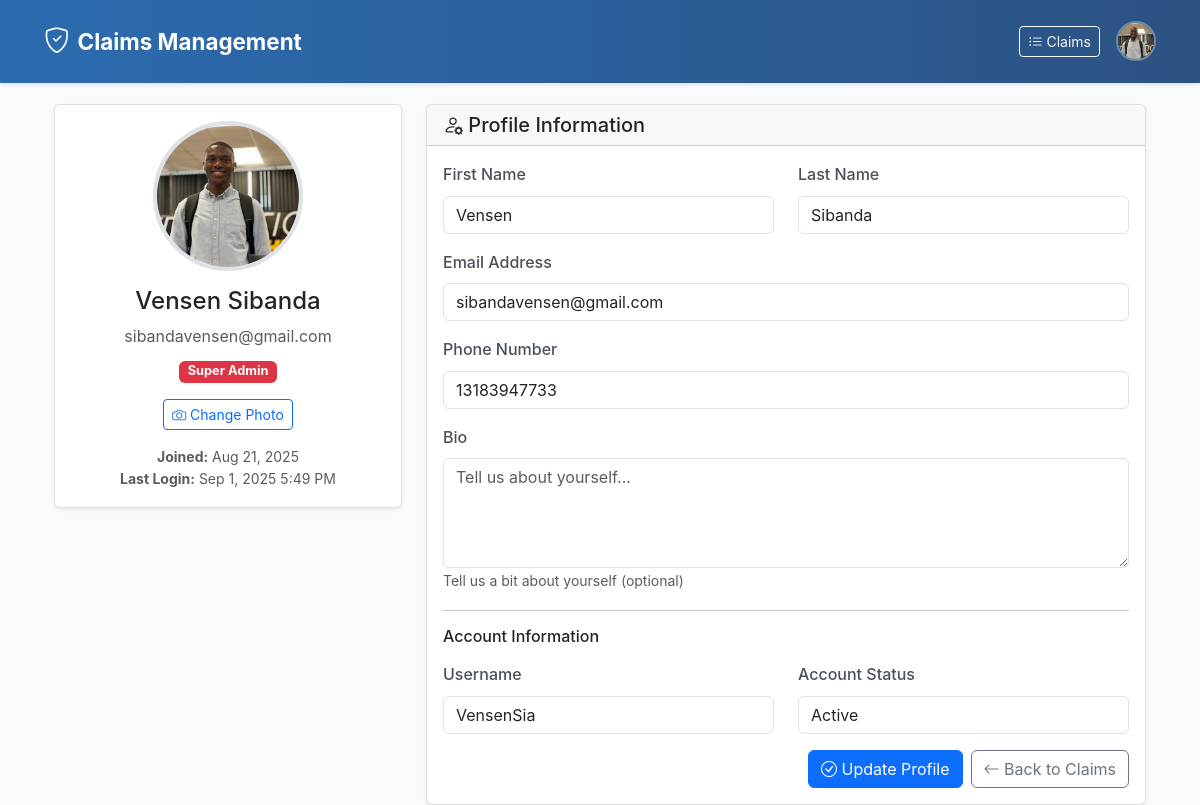
/profile/ (signed in), run on the app's committed database.
### claims/models.py (models this page shows, shortened)
class UserProfile(models.Model):
    user = models.OneToOneField(User, on_delete=models.CASCADE, related_name='profile')
    profile_picture = models.ImageField(
        upload_to=user_profile_picture_path,
        blank=True,
        null=True,
        help_text="Profile picture (max 2MB, JPEG/PNG only)"
    )
    bio = models.TextField(max_length=500, blank=True, help_text="Brief bio or description")
    phone_number = models.CharField(max_length=15, blank=True)
    created_at = models.DateTimeField(auto_now_add=True)
    updated_at = models.DateTimeField(auto_now=True)
    def get_profile_picture_url(self):
        if self.profile_picture:
            return self.profile_picture.url
        else:
            return '/static/images/default-avatar.png'
    class Meta:
        ordering = ['-created_at']

### claims/views.py (the view)
# urls.py: path('profile/', views.profile_view, name='profile'),
@login_required
def profile_view(request):
    profile, created = UserProfile.objects.get_or_create(user=request.user)
    if request.method == 'POST':
        form = UserProfileForm(request.POST, instance=profile, user=request.user)
        if form.is_valid():
            form.save(user=request.user)
            messages.success(request, 'Profile updated successfully!')
            return redirect('claims:profile')
    else:
        form = UserProfileForm(instance=profile, user=request.user)
    context = {
        'form': form,
        'profile': profile,
        'user': request.user
    }
    return render(request, 'claims/profile.html', context)

### claims/forms.py (shortened to what this page needs)
class UserProfileForm(forms.ModelForm):
    first_name = forms.CharField(max_length=30, required=False)
    last_name = forms.CharField(max_length=30, required=False)
    email = forms.EmailField(required=True)
    class Meta:
        model = UserProfile
        fields = ['bio', 'phone_number']
        widgets = {
            'bio': forms.Textarea(attrs={
                'class': 'form-control',
                'rows': 4,
                'placeholder': 'Tell us about yourself...'
            }),
            'phone_number': forms.TextInput(attrs={
                'class': 'form-control',
                'placeholder': '+1 (555) 123-4567'
            })
        }
    def __init__(self, *args, **kwargs):
        user = kwargs.pop('user', None)
        super().__init__(*args, **kwargs)
        if user:
            self.fields['first_name'].initial = user.first_name
            self.fields['last_name'].initial = user.last_name
            self.fields['email'].initial = user.email
        for field in self.fields.values():
            if 'class' not in field.widget.attrs:
                field.widget.attrs['class'] = 'form-control'

### templates/claims/profile.html (shortened to what this page needs)
{% extends 'base.html' %}
{% load static %}
{% block content %}
<div class="container">
    <div class="row">
        <div class="col-md-4">
            <div class="card mb-4">
                <div class="card-body text-center">
                    <div class="profile-picture-container mb-3">
                        <img src="{{ profile.get_profile_picture_url }}"
                             alt="Profile Picture"
                             class="profile-picture rounded-circle"
                             id="profile-img">
                    </div>
                    <h4>{{ user.get_full_name|default:user.username }}</h4>
                    <p class="text-muted mb-2">{{ user.email }}</p>
                    <div class="mb-3">
                        {% if user.is_superuser %}
                            <span class="badge bg-danger">Super Admin</span>
                        {% elif user.is_staff %}
                            <span class="badge bg-warning">Admin</span>
                        {% else %}
                            <span class="badge bg-primary">Analyst</span>
                        {% endif %}
                    </div>
                    <form id="picture-upload-form" method="post" enctype="multipart/form-data" class="mb-3">
                        <button type="button" class="btn btn-outline-primary btn-sm"
                                onclick="document.getElementById('picture-input').click();">
                            <i class="bi bi-camera"></i> Change Photo
                        </button>
                    </form>
                    <div class="text-muted small">
                        <div><strong>Joined:</strong> {{ user.date_joined|date:"M j, Y" }}</div>
                        <div><strong>Last Login:</strong>
                            {% if user.last_login %}
                                {{ user.last_login|date:"M j, Y g:i A" }}
                            {% else %}
                                Never
                            {% endif %}
                        </div>
                    </div>
                </div>
            </div>
        </div>
        <div class="col-md-8">
            <div class="card">
                <div class="card-header">
                    <h5 class="mb-0"><i class="bi bi-person-gear"></i> Profile Information</h5>
                </div>
                <div class="card-body">
                    <form method="post">
                        <div class="row mb-3">
                            <div class="col-md-6">
                                <label for="{{ form.first_name.id_for_label }}" class="form-label">First Name</label>
                                {{ form.first_name }}
                            </div>
                            <div class="col-md-6">
                                <label for="{{ form.last_name.id_for_label }}" class="form-label">Last Name</label>
                                {{ form.last_name }}
                            </div>
                        </div>
                        <div class="mb-3">
                            <label for="{{ form.email.id_for_label }}" class="form-label">Email Address</label>
                            {{ form.email }}
                        </div>
                        <div class="mb-3">
                            <label for="{{ form.phone_number.id_for_label }}" class="form-label">Phone Number</label>
                            {{ form.phone_number }}
                        </div>
                        <div class="mb-3">
                            <label for="{{ form.bio.id_for_label }}" class="form-label">Bio</label>
                            {{ form.bio }}
                            <small class="form-text text-muted">Tell us a bit about yourself (optional)</small>
                        </div>
                        <hr>
                        <h6 class="mb-3">Account Information</h6>
                        <div class="row mb-3">
                            <div class="col-md-6">
                                <label class="form-label">Username</label>
                                <input type="text" class="form-control" value="{{ user.username }}" readonly>
                            </div>
                            <div class="col-md-6">
                                <label class="form-label">Account Status</label>
                                <input type="text" class="form-control"
                                       value="{% if user.is_active %}Active{% else %}Inactive{% endif %}" readonly>
                            </div>
                        </div>
                        <div class="d-grid gap-2 d-md-flex justify-content-md-end">
                            <button type="submit" class="btn btn-primary">
                                <i class="bi bi-check-circle"></i> Update Profile
                            </button>
                            <a href="{% url 'claims:claims_list' %}" class="btn btn-outline-secondary">
                                <i class="bi bi-arrow-left"></i> Back to Claims
                            </a>
                        </div>
                    </form>
                </div>
            </div>
        </div>
    </div>
</div>
{% endblock %}

### templates/base.html (shortened to what this page needs)
{% load static %}
<!DOCTYPE html>
<html lang="en">
<head>
    <link href="https://cdn.jsdelivr.net/npm/bootstrap@5.3.2/dist/css/bootstrap.min.css" rel="stylesheet">
    <link rel="stylesheet" href="https://cdn.jsdelivr.net/npm/bootstrap-icons@1.11.0/font/bootstrap-icons.css">
    <link rel="stylesheet" href="{% static 'css/claims.css' %}">
</head>
<body>
    <nav class="navbar navbar-expand-lg navbar-dark fixed-top navbar-fixed" style="background: linear-gradient(90deg, #2b6cb0, #2c5282); padding: 1rem 2rem; z-index: 1030;">
        <div class="container-fluid">
            <a class="navbar-brand fw-bold d-flex align-items-center" href="{% url 'claims:claims_list' %}" style="font-size: 1.4rem;">
                <i class="bi bi-shield-check me-2" style="font-size: 1.6rem;"></i>
                Claims Management
            </a>
            {% if user.is_authenticated %}
            <div class="navbar-nav ms-auto">
                <div class="d-flex align-items-center gap-3">
                    <a href="{% url 'claims:claims_list' %}" class="btn btn-outline-light btn-sm">
                        <i class="bi bi-list-ul me-1"></i>Claims
                    </a>
                    <div class="dropdown">
                        <a href="#" role="button" data-bs-toggle="dropdown" aria-expanded="false" style="text-decoration: none;">
                            {% if user.profile.profile_picture %}
                                <img src="{{ user.profile.profile_picture.url }}" alt="Profile" class="rounded-circle" style="width: 40px; height: 40px; object-fit: cover; border: 2px solid rgba(255,255,255,0.3); cursor: pointer;">
                            {% else %}
                                <div class="rounded-circle bg-light text-primary d-flex align-items-center justify-content-center" style="width: 40px; height: 40px; font-size: 16px; font-weight: bold; border: 2px solid rgba(255,255,255,0.3); cursor: pointer;">
                                    {{ user.username|first|upper }}
                                </div>
                            {% endif %}
                        </a>
                    </div>
                </div>
            </div>
            {% endif %}
        </div>
    </nav>
    <main class="container mt-4">
        {% block content %}{% endblock %}
    </main>
</body>
</html>

### static/css/claims.css (style rules this page uses)
* { margin: 0; padding: 0; box-sizing: border-box; }
body { font-family: -apple-system, BlinkMacSystemFont, 'Segoe UI', Roboto, sans-serif; background-color: #f8fafc; color: #334155; line-height: 1.6; }

### templates/base.html (style rules this page uses)
.navbar-fixed { box-shadow: 0 2px 4px rgba(0,0,0,0.1); transition: box-shadow 0.3s ease; z-index: 1030; }
body { padding-top: 80px; }
html { scroll-behavior: smooth; }
.navbar { z-index: 1030; }

### templates/claims/profile.html (style rules this page uses)
.profile-picture-container { position: relative; display: inline-block; cursor: pointer; }
.profile-picture { width: 150px; height: 150px; object-fit: cover; border: 4px solid #dee2e6; transition: all 0.3s ease; }
.card { box-shadow: 0 0.125rem 0.25rem rgba(0, 0, 0, 0.075); border: 1px solid rgba(0, 0, 0, 0.125); }
.badge { font-size: 0.8rem; }
.form-label { font-weight: 500; color: #495057; }
.container { padding-top: 0; }

### data on the page
UserProfile: get_profile_picture_url (picture), phone_number "13183947733"

### other printed values
{{ user.get_full_name|default:user.username }} "Vensen Sibanda"
{{ user.email }} "sibandavensen@gmail.com"
{{ user.date_joined|date:"M j, Y" }} "Aug 21, 2025"
{{ user.last_login|date:"M j, Y g:i A" }} "Sep 1, 2025 5:49 PM"
